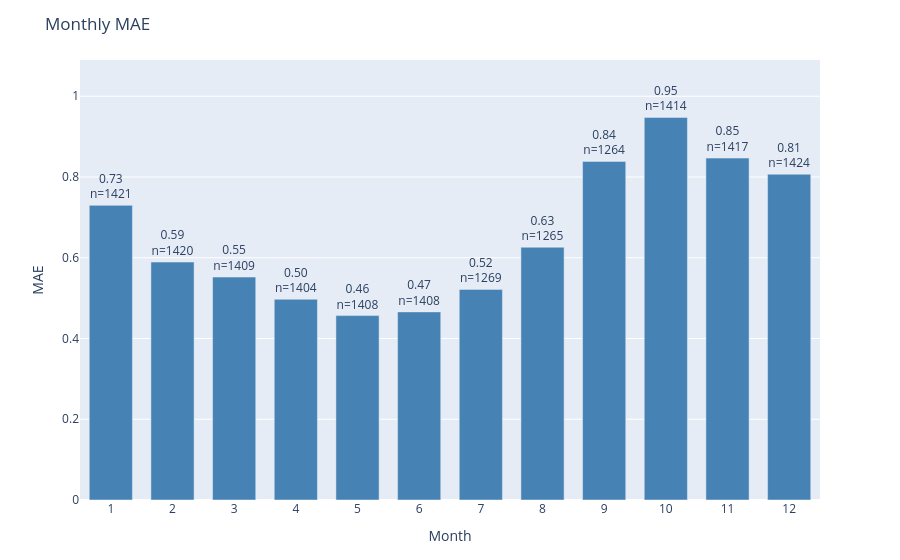

Here is the notebook cell this chart was saved with:
### Code cell
plot_error_by_group(
    df=results_test,
    y_true_col='actual',
    y_pred_col='prediction',
    date_col='dt_prediction',
    group_by='month',
    metric='mae',
    title='Monthly MAE'
)

### Figure 1 — Plotly figure (JSON) as saved in the notebook; plotly's stock layout.template omitted (floating-point values rounded to 4 significant figures)
{"data": [{"marker": {"color": "steelblue"}, "text": ["0.73<br>n=1421", "0.59<br>n=1420", "0.55<br>n=1409", "0.50<br>n=1404", "0.46<br>n=1408", "0.47<br>n=1408", "0.52<br>n=1269", "0.63<br>n=1265", "0.84<br>n=1264", "0.95<br>n=1414", "0.85<br>n=1417", "0.81<br>n=1424"], "textposition": "outside", "type": "bar", "x": ["1", "2", "3", "4", "5", "6", "7", "8", "9", "10", "11", "12"], "y": [0.7298, 0.5894, 0.5522, 0.4972, 0.4567, 0.4659, 0.5217, 0.6261, 0.8386, 0.9477, 0.8469, 0.8069]}], "layout": {"bargap": 0.3, "margin": {"b": 60, "t": 60}, "title": {"text": "Monthly MAE"}, "uniformtext": {"minsize": 8, "mode": "hide"}, "xaxis": {"title": {"text": "Month"}}, "yaxis": {"range": [0, 1.09], "title": {"text": "MAE"}}}}
